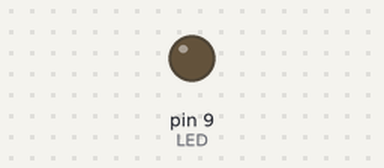
Recording of a sketch running on a simulated Arduino Uno, built with avr-gcc and run on an emulated ATmega328P. On the bench: output pins drawn as LEDs (lit = HIGH).

Above: at 0.15 s.
At 37.53 s:
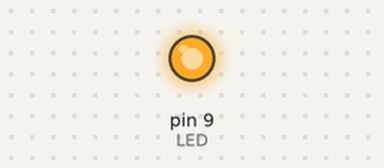
Timing chart, 0 to 40.0 s (numbered marks = the images above):
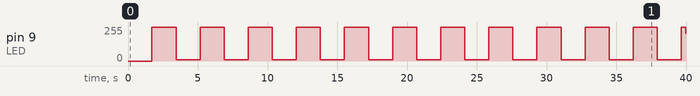

The sketch:

pulseLED.ino
```cpp
const int LED = 9;

void setup() {

  pinMode(LED,OUTPUT);

}

void loop() {

  for (int i=10; i<256; i++)
  {

    analogWrite(LED, i);
    delay(7);

  }

  for (int i=255; i>=10; i--)
  {

    analogWrite(LED, i);
    delay(7);

  }

}
```

Measured:
- by itself, pin 9 (LED): 0/255 → 255/255 at 1.7 s, → 10/255 1.7 s later, → 255/255 1.7 s later, → 10/255 1.7 s later, … (24 changes in this stretch)
